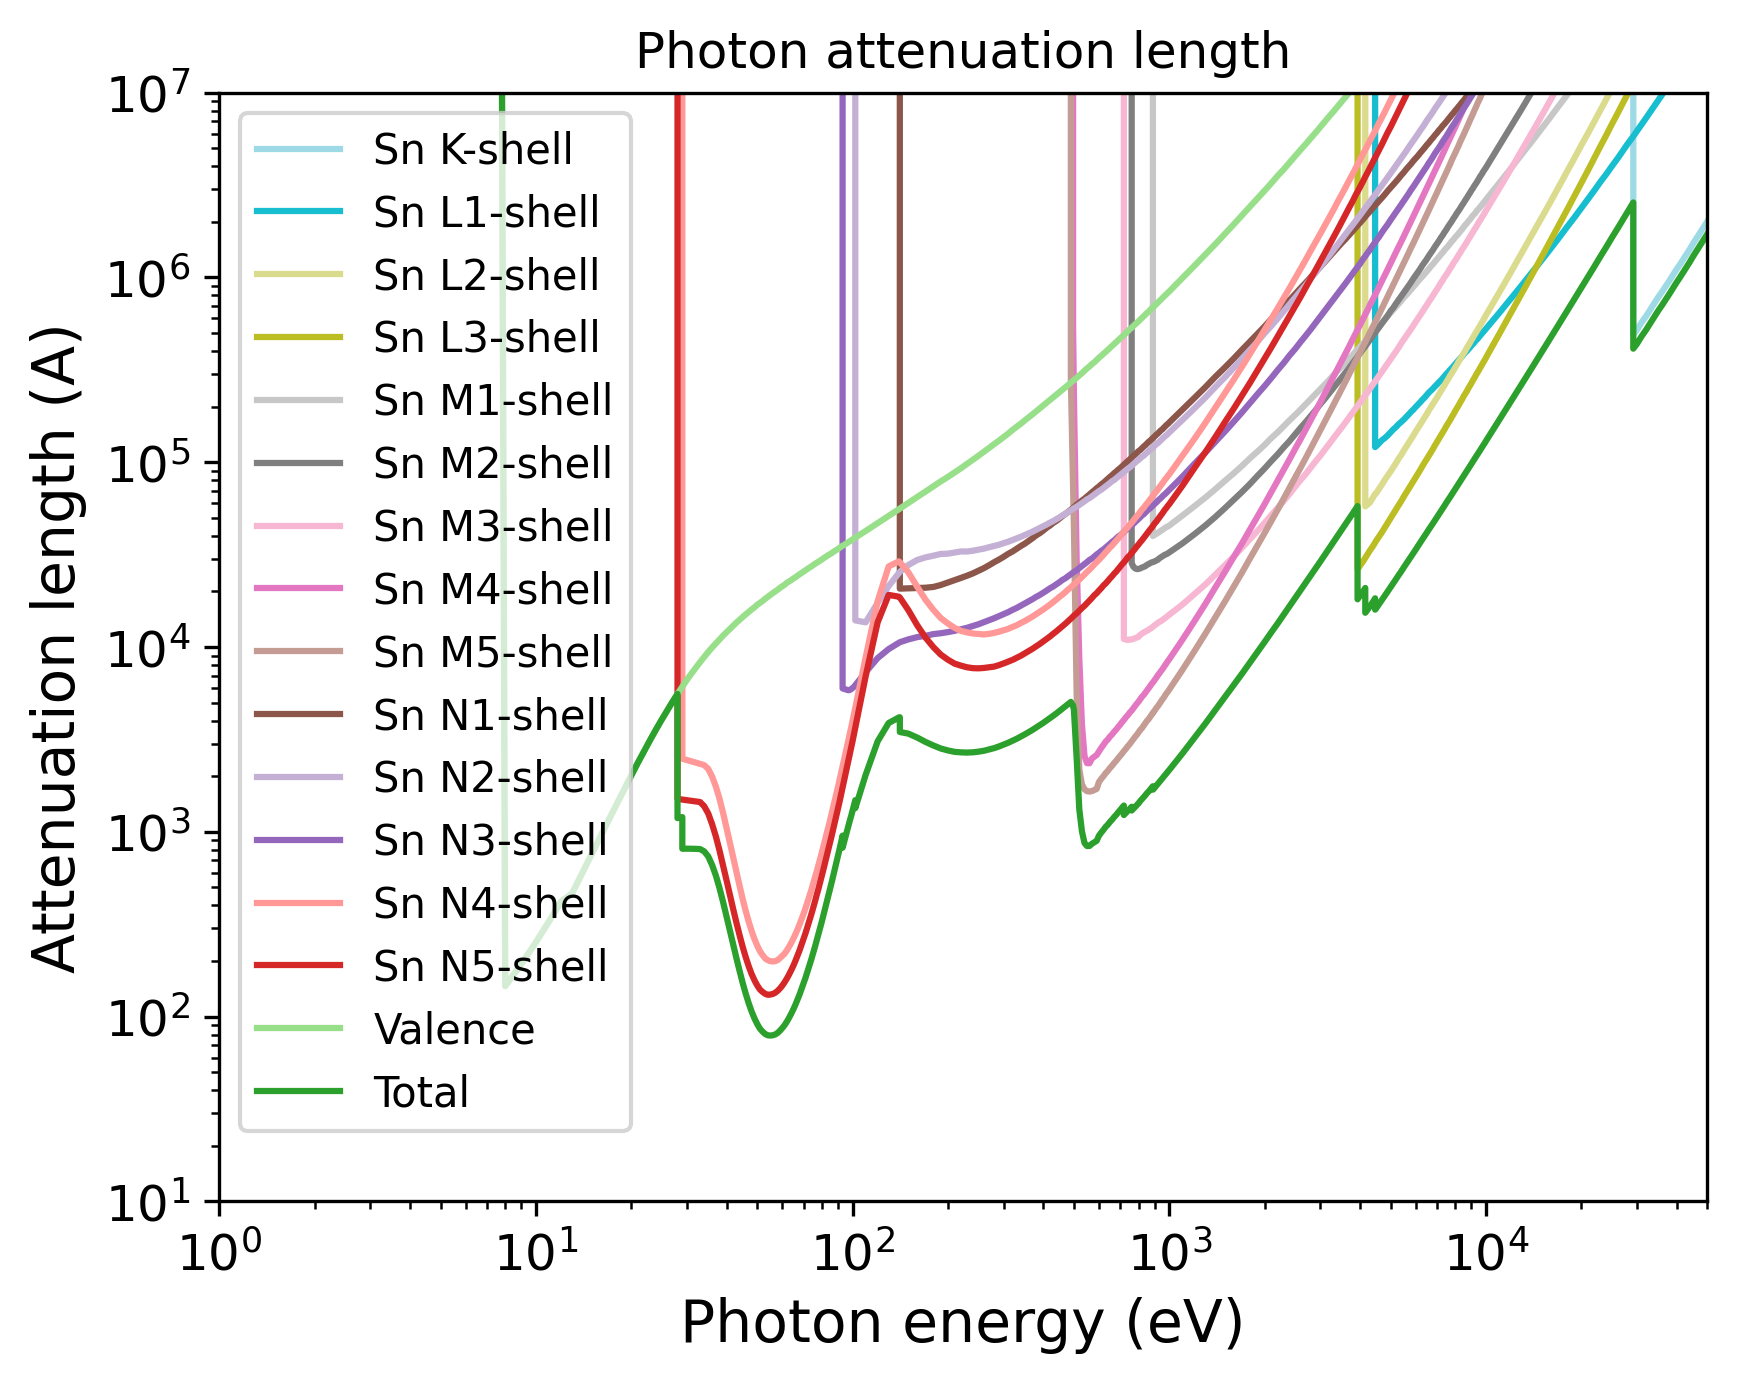

This chart was generated by the following Python code:
import pandas as pd
import numpy as np
import matplotlib.pyplot as plt
import matplotlib.cm as cm
# Set the format:
plt.xlabel("Photon energy (eV)", fontsize=14)
plt.ylabel("Attenuation length (A)", fontsize=14)
plt.xticks(fontsize=12)
plt.yticks(fontsize=12)
plt.grid(False)
# Set the axes:
# Read the output file:
df = pd.read_csv(r"OUTPUT_Sn_Photon_IMFP.dat", sep=r'\s+', header=None, comment="#", skipinitialspace=True)
plt.xscale("log")
plt.yscale("log")
# Prepare the plot:
columns_to_plot = [ 1, 2, 3, 4, 5, 6, 7, 8, 9, 10, 11, 12, 13, 14, 15, 16]
labels = [ "Sn K-shell", "Sn L1-shell", "Sn L2-shell", "Sn L3-shell", "Sn M1-shell", "Sn M2-shell", "Sn M3-shell", "Sn M4-shell", "Sn M5-shell", "Sn N1-shell", "Sn N2-shell", "Sn N3-shell", "Sn N4-shell", "Sn N5-shell", "Valence", "Total"]
# Create N distinct colors from a colormap
N = len(columns_to_plot)
colors = plt.cm.tab20(np.linspace(1, 0, 20))
# Set line styles:
linestyles = [ "-", "-", "-", "-", "-", "-", "-", "-", "-", "-", "-", "-", "-", "-", "-", "-"]
for i, col in enumerate(columns_to_plot):
    color = colors[i % len(colors)]
    ls    = linestyles[i % len(linestyles)]
    label = labels[i % len(labels)]
    plt.plot(df.iloc[:, 0], df.iloc[:, col],
    color=color,
    label=label,
    linestyle=ls)
plt.xlim(1.00000000,50000.00000000)
plt.ylim(10.00000000,10000000.00000000)
plt.title("Photon attenuation length")
plt.legend(loc="best", fontsize=10)
# Save the plot in this format:
plt.savefig("OUTPUT_MFP_photon.png", dpi=300, bbox_inches="tight")
